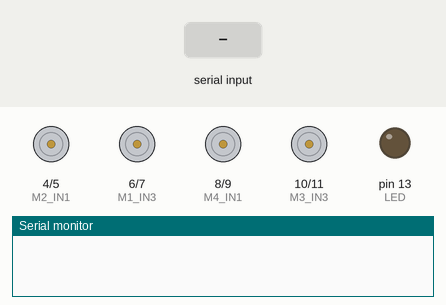
Recording of a program running on a simulated Arduino Uno, built with avr-gcc and run on an emulated ATmega328P. Shown: motor-driver pin pairs drawn as motors (green arrow = first pin HIGH = forward, orange = second pin HIGH = backward, longer = more drive), output pins drawn as LEDs (lit = HIGH), the last lines printed to the serial monitor. The test bench sets the inputs (shaded band).

Above: at 1.2 s.
1.3 s: "f" received over the second serial link
At 2.3 s:
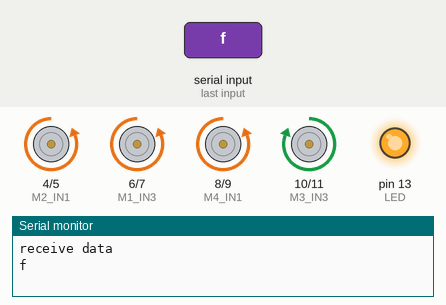
2.8 s: "b" received over the second serial link
At 3.4 s:
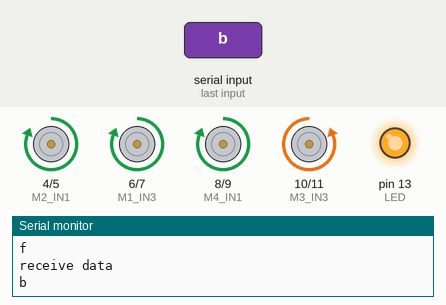
4.3 s: "r" received over the second serial link
At 4.6 s:
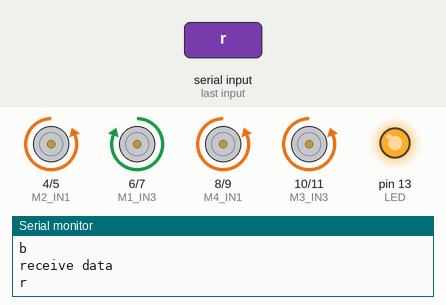
5.8 s: "l" received over the second serial link
At 6.9 s:
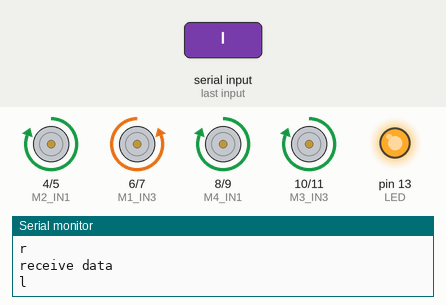
Timing chart, 0 to 8.3 s (numbered marks = the images above; inputs shaded):
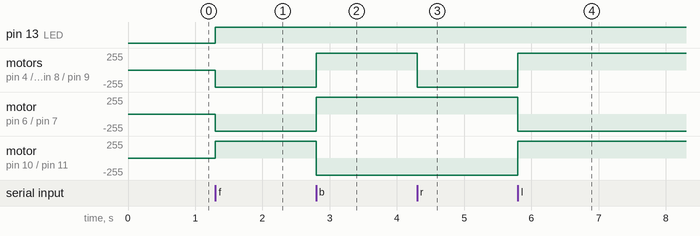

Measured:
- after the input at 1.3 s, pin 13 (LED): LOW → HIGH at once; motor on pin 4 (M2_IN1) / pin 5 (M2_IN2), motor on pin 6 (M1_IN3) / pin 7 (M1_IN4), motor on pin 8 (M4_IN1) / pin 9 (M4_IN2): stopped → backward 255/255 at once; motor on pin 10 (M3_IN3) / pin 11 (M3_IN4): stopped → forward 255/255 at once
- after the input at 2.8 s, motor on pin 4 (M2_IN1) / pin 5 (M2_IN2), motor on pin 6 (M1_IN3) / pin 7 (M1_IN4), motor on pin 8 (M4_IN1) / pin 9 (M4_IN2): backward 255/255 → forward 255/255 at once; motor on pin 10 (M3_IN3) / pin 11 (M3_IN4): forward 255/255 → backward 255/255 at once
- after the input at 4.3 s, motor on pin 4 (M2_IN1) / pin 5 (M2_IN2), motor on pin 8 (M4_IN1) / pin 9 (M4_IN2): forward 255/255 → backward 255/255 at once
- after the input at 5.8 s, motor on pin 4 (M2_IN1) / pin 5 (M2_IN2), motor on pin 8 (M4_IN1) / pin 9 (M4_IN2), motor on pin 10 (M3_IN3) / pin 11 (M3_IN4): backward 255/255 → forward 255/255 at once; motor on pin 6 (M1_IN3) / pin 7 (M1_IN4): forward 255/255 → backward 255/255 at once

The program:

main.cpp
```cpp
#include <Arduino.h>
#include <SoftwareSerial.h>
#define software_rx 2
#define software_tx 3

const int M1_IN3 = 6; // motor1
const int M1_IN4 = 7;
const int M2_IN1 = 4; // motor2
const int M2_IN2 = 5;

const int M3_IN3 = 10; // motor3
const int M3_IN4 = 11;
const int M4_IN1 = 8; // motor4
const int M4_IN2 = 9;

const int LED = 13;

// 蓝牙串口
SoftwareSerial JDY_16(software_rx, software_tx);
char JDY_dat;

void Forward();
void Back();
void Right();
void Left();
void Sleep();

void setup()
{
  Serial.begin(9600);
  JDY_16.begin(115200);
  pinMode(M1_IN3, OUTPUT);
  pinMode(M1_IN4, OUTPUT);
  pinMode(M2_IN1, OUTPUT);
  pinMode(M2_IN2, OUTPUT);
  pinMode(M3_IN3, OUTPUT);
  pinMode(M3_IN4, OUTPUT);
  pinMode(M4_IN1, OUTPUT);
  pinMode(M4_IN2, OUTPUT);
  pinMode(LED, OUTPUT);
}

void loop()
{
  if (JDY_16.available())
  {
    JDY_dat = JDY_16.read();
    Serial.println("receive data");
    Serial.println(JDY_dat);
    switch (JDY_dat)
    {
    case 'f':
      digitalWrite(LED, HIGH);
      // 前进
      Forward();
      break;
    case 'b':
      digitalWrite(LED, HIGH);
      // 后退
      Back();
      break;
    case 'r':
      digitalWrite(LED, HIGH);
      // 右转
      Right();
      break;
    case 'l':
      digitalWrite(LED, HIGH);
      // 左转
      Left();
      break;
    case 's':
      digitalWrite(LED, LOW);
      // 睡眠（停止）
      Sleep();
      break;
    default:
      break;
    }
  }
}

void Back()
{
  //m1 1 m2 1 m3 1 m4 1
  digitalWrite(M1_IN3, HIGH);
  digitalWrite(M1_IN4, LOW);

  digitalWrite(M2_IN1, HIGH);
  digitalWrite(M2_IN2, LOW);

  digitalWrite(M3_IN3, LOW);
  digitalWrite(M3_IN4, HIGH);

  digitalWrite(M4_IN1, HIGH);
  digitalWrite(M4_IN2, LOW);
}

void Forward()
{
  //m1 0 m2 0 m3 0 m4 0
  digitalWrite(M1_IN3, LOW);
  digitalWrite(M1_IN4, HIGH);

  digitalWrite(M2_IN1, LOW);
  digitalWrite(M2_IN2, HIGH);

  digitalWrite(M3_IN3, HIGH);
  digitalWrite(M3_IN4, LOW);

  digitalWrite(M4_IN1, LOW);
  digitalWrite(M4_IN2, HIGH);
}

void Left()
{
  //m1 0 m2 1 m3 0 m4 1
  digitalWrite(M1_IN3, LOW);
  digitalWrite(M1_IN4, HIGH);

  digitalWrite(M2_IN1, HIGH);
  digitalWrite(M2_IN2, LOW);

  digitalWrite(M3_IN3, HIGH);
  digitalWrite(M3_IN4, LOW);

  digitalWrite(M4_IN1, HIGH);
  digitalWrite(M4_IN2, LOW);
}

void Right()
{
  //m1 1 m2 0 m3 1 m4 0
  digitalWrite(M1_IN3, HIGH);
  digitalWrite(M1_IN4, LOW);

  digitalWrite(M2_IN1, LOW);
  digitalWrite(M2_IN2, HIGH);

  digitalWrite(M3_IN3, LOW);
  digitalWrite(M3_IN4, HIGH);

  digitalWrite(M4_IN1, LOW);
  digitalWrite(M4_IN2, HIGH);
}

void Sleep()
{
  digitalWrite(M1_IN3, LOW);
  digitalWrite(M1_IN4, LOW);

  digitalWrite(M2_IN1, LOW);
  digitalWrite(M2_IN2, LOW);

  digitalWrite(M3_IN3, LOW);
  digitalWrite(M3_IN4, LOW);

  digitalWrite(M4_IN1, LOW);
  digitalWrite(M4_IN2, LOW);
}
```
